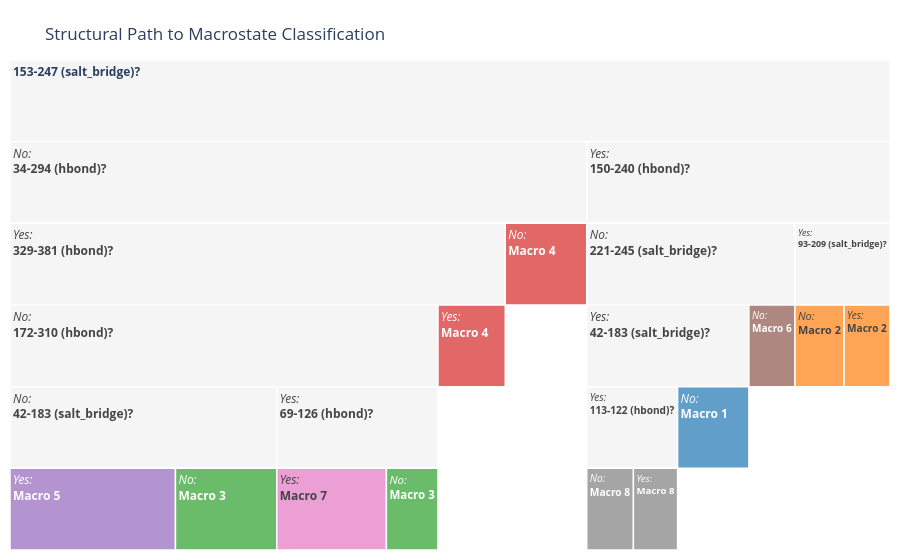

Notebook code for this chart:
### Code cell
def parse_node(node, parent_id=None, connection="ROOT"):
    node_id = str(id(node))
    val = node.get("n_frames", 1)

    # 1. Format the Connection Label (The decision made by the parent)
    path_info = ""
    if connection == "PRESENT":
        path_info = "<i>Yes:</i><br>"
    elif connection == "ABSENT":
        path_info = "<i>No:</i><br>"

    if not node.get("leaf"):
        raw_rule = node.get("rule", {}).get("name", "Split")
        rule_name = rename_map.get(raw_rule, raw_rule)
        display_label = f"{path_info}<b>{rule_name}?</b>"
        node_color = "rgb(245, 245, 245)"
    else:
        # Leaf nodes
        micro_id = node.get("leaf_id")
        macro_id = micro_to_macro[micro_id]

        # UPDATE: Add 1 here for 1-based indexing in the plot cells
        display_label = f"{path_info}<b>Macro {macro_id + 1}</b>"
        node_color = macro_color_map[macro_id]

    ids.append(node_id)
    labels.append(display_label)
    parents.append(parent_id)
    values.append(val)
    colors.append(node_color)

    if "left" in node:
        parse_node(node["left"], node_id, connection="PRESENT")
    if "right" in node:
        parse_node(node["right"], node_id, connection="ABSENT")

# Clear lists before re-parsing
ids, labels, parents, values, colors = [], [], [], [], []
parse_node(tree_data)

# 3. Create Icicle Plot
fig = go.Figure()

fig.add_trace(go.Icicle(
    ids=ids,
    labels=labels,
    parents=parents,
    values=values,
    branchvalues="total",
    marker=dict(colors=colors, line=dict(color='white', width=1.5)),
    tiling=dict(orientation='v'),
    pathbar=dict(visible=True) # Adds breadcrumbs at the top when you click into a node
))

# 4. Legend Traces (Unchanged)
for m in unique_macros:
    fig.add_trace(go.Scatter(
        x=[None], y=[None],
        mode='markers',
        marker=dict(size=12, color=macro_color_map[m], symbol='square'),
        showlegend=False,
        name=f"Macrostate {m+1}"
    ))

# 5. Final Styling & Custom Reset Button
fig.update_layout(
    title=dict(
        text="Structural Path to Macrostate Classification",
        y=0.95,           # Brings title down slightly
        x=0.05,
        xanchor='left'
    ),
    template="plotly_white",
    xaxis=dict(visible=False),
    yaxis=dict(visible=False),
    # REDUCED top margin from 120 to 60
    margin=dict(t=60, l=10, r=10, b=10),

    # updatemenus=[
    #     dict(
    #         type="buttons",
    #         direction="right",
    #         active=0,
    #         x=1,
    #         y=1.15, # MOVED DOWN from 1.3 to 1.1 (just above the plot)
    #         buttons=[
    #             dict(
    #                 label="Reset View",
    #                 method="restyle",
    #                 args=[{"level": [""], "root": [""]}]
    #             )
    #         ]
    #     )
    # ]
)

# 6. Show the figure while disabling the useless default modebar

fig.show(config={'displayModeBar': False})

### Figure 1 — Plotly figure (JSON) as saved in the notebook; plotly's stock layout.template omitted (floating-point values rounded to 4 significant figures)
{"data": [{"branchvalues": "total", "ids": ["140010397640064", "140010394463040", "140010395101760", "140010382740608", "140010382740992", "140010394349184", "140010394831168", "140010395052160", "140010394844224", "140010383495680", "139997716415744", "140010395047936", "139997716417280", "140010397461120", "140010396394176", "140010333958080", "140010394842560", "139997716629952", "140010391721600", "140010394352640", "140010394348416", "140010394345536", "140010393678400"], "labels": ["<b>153-247 (salt_bridge)?</b>", "<i>Yes:</i><br><b>150-240 (hbond)?</b>", "<i>Yes:</i><br><b>93-209 (salt_bridge)?</b>", "<i>Yes:</i><br><b>Macro 2</b>", "<i>No:</i><br><b>Macro 2</b>", "<i>No:</i><br><b>221-245 (salt_bridge)?</b>", "<i>Yes:</i><br><b>42-183 (salt_bridge)?</b>", "<i>Yes:</i><br><b>113-122 (hbond)?</b>", "<i>Yes:</i><br><b>Macro 8</b>", "<i>No:</i><br><b>Macro 8</b>", "<i>No:</i><br><b>Macro 1</b>", "<i>No:</i><br><b>Macro 6</b>", "<i>No:</i><br><b>34-294 (hbond)?</b>", "<i>Yes:</i><br><b>329-381 (hbond)?</b>", "<i>Yes:</i><br><b>Macro 4</b>", "<i>No:</i><br><b>172-310 (hbond)?</b>", "<i>Yes:</i><br><b>69-126 (hbond)?</b>", "<i>Yes:</i><br><b>Macro 7</b>", "<i>No:</i><br><b>Macro 3</b>", "<i>No:</i><br><b>42-183 (salt_bridge)?</b>", "<i>Yes:</i><br><b>Macro 5</b>", "<i>No:</i><br><b>Macro 3</b>", "<i>No:</i><br><b>Macro 4</b>"], "marker": {"colors": ["rgb(245, 245, 245)", "rgb(245, 245, 245)", "rgb(245, 245, 245)", "#FF7F0E", "#FF7F0E", "rgb(245, 245, 245)", "rgb(245, 245, 245)", "rgb(245, 245, 245)", "#7F7F7F", "#7F7F7F", "#1F77B4", "#8C564B", "rgb(245, 245, 245)", "rgb(245, 245, 245)", "#D62728", "rgb(245, 245, 245)", "rgb(245, 245, 245)", "#E377C2", "#2CA02C", "rgb(245, 245, 245)", "#9467BD", "#2CA02C", "#D62728"], "line": {"color": "white", "width": 1.5}}, "parents": [null, "140010397640064", "140010394463040", "140010395101760", "140010395101760", "140010394463040", "140010394349184", "140010394831168", "140010395052160", "140010395052160", "140010394831168", "140010394349184", "140010397640064", "139997716417280", "140010397461120", "140010397461120", "140010333958080", "140010394842560", "140010394842560", "140010333958080", "140010394352640", "140010394352640", "139997716417280"], "pathbar": {"visible": true}, "tiling": {"orientation": "v"}, "type": "icicle", "values": [60000, 20677, 6482, 3130, 3352, 14195, 11056, 6195, 3014, 3181, 4861, 3139, 39323, 33767, 4587, 29180, 10989, 7472, 3517, 18191, 11281, 6910, 5556]}, {"marker": {"color": "#1F77B4", "size": 12, "symbol": "square"}, "mode": "markers", "name": "Macrostate 1", "showlegend": false, "type": "scatter", "x": [null], "y": [null]}, {"marker": {"color": "#FF7F0E", "size": 12, "symbol": "square"}, "mode": "markers", "name": "Macrostate 2", "showlegend": false, "type": "scatter", "x": [null], "y": [null]}, {"marker": {"color": "#2CA02C", "size": 12, "symbol": "square"}, "mode": "markers", "name": "Macrostate 3", "showlegend": false, "type": "scatter", "x": [null], "y": [null]}, {"marker": {"color": "#D62728", "size": 12, "symbol": "square"}, "mode": "markers", "name": "Macrostate 4", "showlegend": false, "type": "scatter", "x": [null], "y": [null]}, {"marker": {"color": "#9467BD", "size": 12, "symbol": "square"}, "mode": "markers", "name": "Macrostate 5", "showlegend": false, "type": "scatter", "x": [null], "y": [null]}, {"marker": {"color": "#8C564B", "size": 12, "symbol": "square"}, "mode": "markers", "name": "Macrostate 6", "showlegend": false, "type": "scatter", "x": [null], "y": [null]}, {"marker": {"color": "#E377C2", "size": 12, "symbol": "square"}, "mode": "markers", "name": "Macrostate 7", "showlegend": false, "type": "scatter", "x": [null], "y": [null]}, {"marker": {"color": "#7F7F7F", "size": 12, "symbol": "square"}, "mode": "markers", "name": "Macrostate 8", "showlegend": false, "type": "scatter", "x": [null], "y": [null]}], "layout": {"margin": {"b": 10, "l": 10, "r": 10, "t": 60}, "title": {"text": "Structural Path to Macrostate Classification", "x": 0.05, "xanchor": "left", "y": 0.95}, "xaxis": {"visible": false}, "yaxis": {"visible": false}}}
